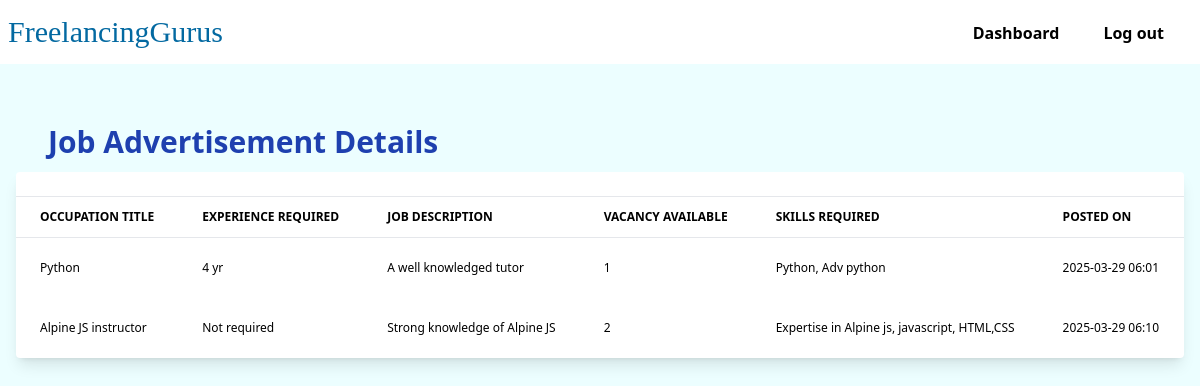
Screenshot of /institute/institute_job_list.php (signed in) with the database file from the repository.
### tables this page shows
CREATE TABLE `job_details` (
  `job_id` int(11) NOT NULL,
  `occupation_title` varchar(64) NOT NULL,
  `salary` text NOT NULL,
  `experience_required` varchar(16) NOT NULL,
  `job_description` varchar(999) NOT NULL,
  `vacancy_available` varchar(32) NOT NULL,
  `skill_required` varchar(256) NOT NULL,
  `duration` varchar(32) NOT NULL,
  `institute_name` varchar(200) NOT NULL,
  `institute_id` varchar(20) NOT NULL,
  `job_TS` timestamp NOT NULL DEFAULT current_timestamp() ON UPDATE current_timestamp(),
  `status` enum('active','deleted','removed') NOT NULL DEFAULT 'active'
);

### institute/institute_job_list.php (the view, shortened to what this page needs)
<?php
$servername = "localhost";
$username = "root";
$password = "";
$dbname = "freelance";
$conn = new mysqli($servername, $username, $password, $dbname);
$stmt = $conn->prepare("SELECT job_id, occupation_title, salary, experience_required, job_description, vacancy_available, skill_required, job_TS FROM job_details WHERE institute_id = ? and status = 'active'");
$stmt->bind_param("s", $_SESSION['institute_id']);
$stmt->execute();
$result = $stmt->get_result();
?>
<!DOCTYPE html>
<html lang="en">
<head>
    <script src="https://cdn.tailwindcss.com"></script>
</head>
<body class="bg-cyan-50 p-0 ">
    <header class="w-full  ">
        <div class="mx-auto flex justify-between h-16 bg-white w-full max-w-full">
            <a rel="noopener noreferrer" href="#" aria-label="Back to homepage" class="flex items-center p-2">
                <h1 class="font-serif text-3xl text-sky-700">FreelancingGurus</h1>
            </a>
            <ul class="items-stretch hidden space-x-3 mr-5 md:flex ">
                <li class="flex">
                    <a rel="noopener noreferrer" href="./instituteAccount.php"
                        class="flex items-center px-4 -mb-1  border-b-2 border-transparent hover:border-blue-500 transition duration-300 ease-in-out font-semibold">Dashboard</a>
                </li>
                <li class="flex">
                    <a rel="noopener noreferrer" href="../freelancer/freelancer_logout.php"
                        class="flex items-center px-4 -mb-1  border-b-2 border-transparent hover:border-blue-500 transition duration-300 ease-in-out font-semibold">Log out</a>
                </li>
            </ul>
        </div>
    </header>
    <div class="mt-[5%] ml-[4%]">
        <h3 class="font-semibold text-3xl text-blue-800">Job Advertisement Details</h3>
    </div>
    <section class="py-1 bg-blueGray-50">
        <div class="w-full xl:w-[97%] mb-12 xl:mb-0 px-4 mx-auto mt-2">
            <div class="relative flex flex-col min-w-0 break-words bg-white w-full mb-6 shadow-lg rounded">
                <div class="rounded-t mb-0 px-4 py-3 border-0">
                </div>
                <div class="block w-full overflow-x-auto">
                    <table class="items-center bg-transparent w-full border-collapse">
                    <thead>
                        <tr>
                            <th class="px-6 bg-blueGray-50 text-blueGray-500 align-middle border border-solid border-blueGray-100 py-3 text-xs uppercase border-l-0 border-r-0 whitespace-nowrap font-semibold text-left">Occupation Title</th>
                            <th class="px-6 bg-blueGray-50 text-blueGray-500 align-middle border border-solid border-blueGray-100 py-3 text-xs uppercase border-l-0 border-r-0 whitespace-nowrap font-semibold text-left">Experience Required</th>
                            <th class="px-6 bg-blueGray-50 text-blueGray-500 align-middle border border-solid border-blueGray-100 py-3 text-xs uppercase border-l-0 border-r-0 whitespace-nowrap font-semibold text-left">Job Description</th>
                            <th class="px-6 bg-blueGray-50 text-blueGray-500 align-middle border border-solid border-blueGray-100 py-3 text-xs uppercase border-l-0 border-r-0 whitespace-nowrap font-semibold text-left">Vacancy Available</th>
                            <th class="px-6 bg-blueGray-50 text-blueGray-500 align-middle border border-solid border-blueGray-100 py-3 text-xs uppercase border-l-0 border-r-0 whitespace-nowrap font-semibold text-left">Skills Required</th>
                            <th class="px-6 bg-blueGray-50 text-blueGray-500 align-middle border border-solid border-blueGray-100 py-3 text-xs uppercase border-l-0 border-r-0 whitespace-nowrap font-semibold text-left">Posted On</th>
                        </tr>
                    </thead>
                        <tbody>
                        <?php
if ($result->num_rows > 0) {
    while ($row = $result->fetch_assoc()) {
        echo "<tr>";
        echo "<td class='border-t-0 px-6 align-middle border-l-0 border-r-0 text-xs whitespace-nowrap p-4 text-left text-blueGray-700'>" . htmlspecialchars($row['occupation_title']) . "</td>";
        echo "<td class='border-t-0 px-6 align-middle border-l-0 border-r-0 text-xs whitespace-nowrap p-4'>" . htmlspecialchars($row['experience_required']) . "</td>";
        echo "<td class='border-t-0 px-6 align-middle border-l-0 border-r-0 text-xs whitespace-nowrap p-4 text-left text-blueGray-700'>" . htmlspecialchars($row['job_description']) . "</td>";
        echo "<td class='border-t-0 px-6 align-middle border-l-0 border-r-0 text-xs whitespace-nowrap p-4'>" . htmlspecialchars($row['vacancy_available']) . "</td>";
        echo "<td class='border-t-0 px-6 align-middle border-l-0 border-r-0 text-xs whitespace-nowrap p-4'>" . htmlspecialchars($row['skill_required']) . "</td>";
        echo "<td class='border-t-0 px-6 align-middle border-l-0 border-r-0 text-xs whitespace-nowrap p-4'>" . date('Y-m-d H:i', strtotime($row['job_TS'])) . "</td>";
        echo "</tr>";
    }
} else {
    echo "<tr><td colspan='9' class='text-center py-4'>No job advertisements found.</td></tr>";
}
?>
                        </tbody>
                    </table>
                </div>
            </div>
        </div>
    </section>
</body>
</html>

### rows the page displays
job_details: occupation_title "Python", experience_required "4 yr", job_description "A well knowledged tutor", vacancy_available "1", skill_required "Python, Adv python", job_TS "2025-03-29 06:01"
job_details: occupation_title "Alpine JS instructor", experience_required "Not required", job_description "Strong knowledge of Alpine JS", vacancy_available "2", skill_required "Expertise in Alpine js, javascript, HTML,CSS", job_TS "2025-03-29 06:10"
